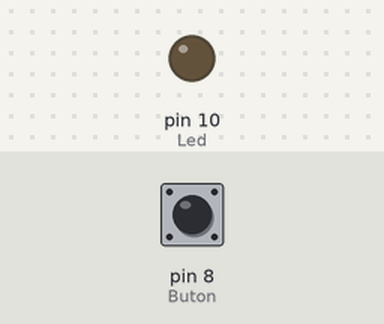
This sketch was run on a simulated Arduino Uno, built with avr-gcc and run on an emulated ATmega328P. Parts: output pins drawn as LEDs (lit = HIGH). The inputs (shaded band) are chosen by the test bench; at power-on: pin 8 (Buton) LOW.

Above: at 1.2 s.
1.3 s: pin 8 (Buton) pulled HIGH for 0.15 s
At 2.6 s:
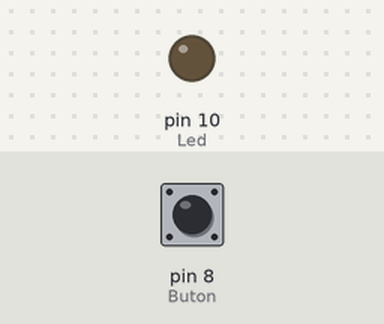
3.0 s: pin 8 (Buton) pulled HIGH for 0.15 s
At 3.17 s:
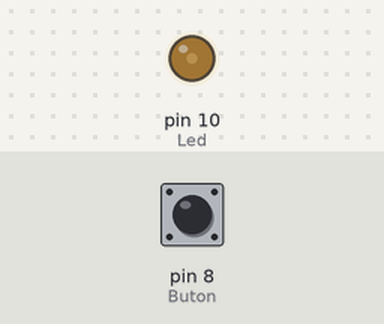
4.7 s: pin 8 (Buton) pulled HIGH for 3.2 s
At 8.9 s:
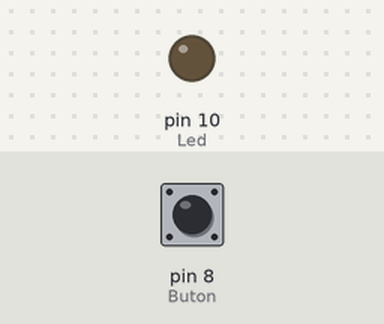
Timing chart, 0 to 10.4 s (numbered marks = the images above; inputs shaded):
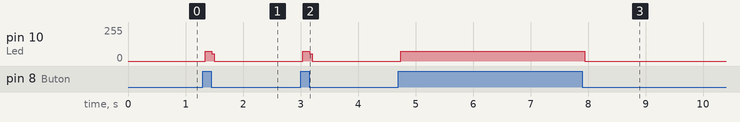

Measured:
- after the input at 1.3 s, pin 10 (Led): 0/255 → 73/255 at once, → 0/255 0.12 s later
- after the input at 3.0 s, pin 10 (Led): 0/255 → 73/255 at once, → 0/255 0.12 s later
- after the input at 4.7 s, pin 10 (Led): 0/255 → 73/255 at once, → 0/255 3.2 s later

The sketch:

03_button_led.ino
```cpp
#define Buton 8
#define Led 10

int buton_durumu = 0; // Pini tanimliyoruz.

void setup() {  // Bu fonksiyon karta elektrik verdigimizde sadece bir sefer calisir.
  pinMode(Buton, INPUT);  // Arduino karti uzerinde bulunan pinleri cikis veya giris olarak tanimlayabiliriz. Buton giris olarak tanimladik.
  pinMode(Led, OUTPUT); // Arduino karti uzerinde bulunan pinleri cikis veya giris olarak tanimlayabiliriz. Led cikis olarak tanimladik.

}

void loop() { // Fonksiyonun bir sefer calismasi ardindan devamli calisan kisimdir.
  buton_durumu = digitalRead(Buton);  // Dijital giris olaak tanimlanan bir pin uzerindeki degeri okur ve bir sonuc dondurur (butona basildiginda).

  if(buton_durumu == 1)
  digitalWrite(Led, HIGH);  // Dijital bir pin cikis olarak ayarlandiginda ayarlanan pine LOW veya HIGH yazmak icin kullanılır.
  digitalWrite(Led, LOW);   // Dijital bir pin cikis olarak ayarlandiginda ayarlanan pine LOW veya HIGH yazmak icin kullanılır.

}
```
